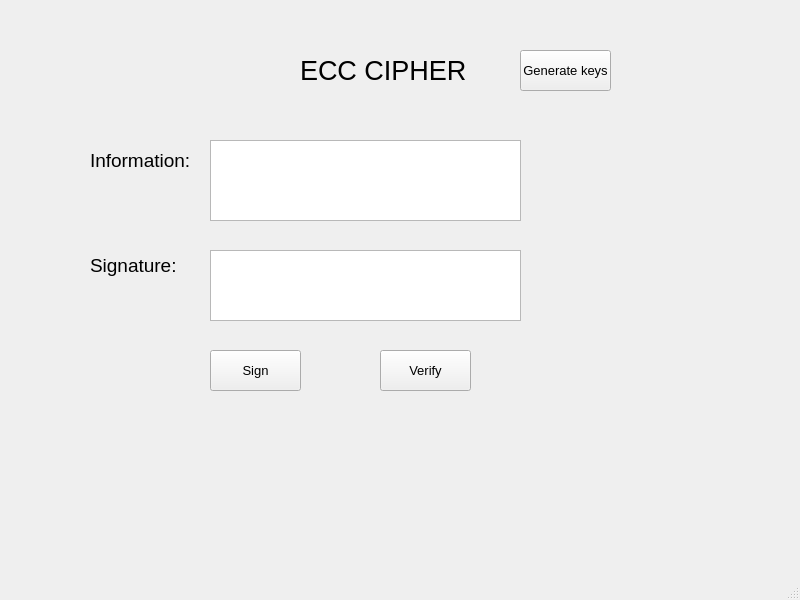
<?xml version="1.0" encoding="UTF-8"?>
<ui version="4.0">
 <class>MainWindow</class>
 <widget class="QMainWindow" name="MainWindow">
  <property name="geometry">
   <rect>
    <x>0</x>
    <y>0</y>
    <width>800</width>
    <height>600</height>
   </rect>
  </property>
  <property name="windowTitle">
   <string>MainWindow</string>
  </property>
  <widget class="QWidget" name="centralwidget">
   <widget class="QLabel" name="label">
    <property name="geometry">
     <rect>
      <x>300</x>
      <y>40</y>
      <width>171</width>
      <height>61</height>
     </rect>
    </property>
    <property name="font">
     <font>
      <pointsize>20</pointsize>
     </font>
    </property>
    <property name="text">
     <string>ECC CIPHER</string>
    </property>
   </widget>
   <widget class="QLabel" name="label_2">
    <property name="geometry">
     <rect>
      <x>90</x>
      <y>140</y>
      <width>111</width>
      <height>41</height>
     </rect>
    </property>
    <property name="font">
     <font>
      <pointsize>14</pointsize>
     </font>
    </property>
    <property name="text">
     <string>Information:</string>
    </property>
   </widget>
   <widget class="QLabel" name="label_3">
    <property name="geometry">
     <rect>
      <x>90</x>
      <y>250</y>
      <width>101</width>
      <height>31</height>
     </rect>
    </property>
    <property name="font">
     <font>
      <pointsize>14</pointsize>
     </font>
    </property>
    <property name="text">
     <string>Signature:</string>
    </property>
   </widget>
   <widget class="QTextEdit" name="txt_info">
    <property name="geometry">
     <rect>
      <x>210</x>
      <y>140</y>
      <width>311</width>
      <height>81</height>
     </rect>
    </property>
   </widget>
   <widget class="QTextEdit" name="txt_sign">
    <property name="geometry">
     <rect>
      <x>210</x>
      <y>250</y>
      <width>311</width>
      <height>71</height>
     </rect>
    </property>
   </widget>
   <widget class="QPushButton" name="btn_sign">
    <property name="geometry">
     <rect>
      <x>210</x>
      <y>350</y>
      <width>91</width>
      <height>41</height>
     </rect>
    </property>
    <property name="font">
     <font>
      <pointsize>10</pointsize>
     </font>
    </property>
    <property name="text">
     <string>Sign</string>
    </property>
   </widget>
   <widget class="QPushButton" name="btn_verify">
    <property name="geometry">
     <rect>
      <x>380</x>
      <y>350</y>
      <width>91</width>
      <height>41</height>
     </rect>
    </property>
    <property name="font">
     <font>
      <pointsize>10</pointsize>
     </font>
    </property>
    <property name="text">
     <string>Verify</string>
    </property>
   </widget>
   <widget class="QPushButton" name="btn_gen_keys">
    <property name="geometry">
     <rect>
      <x>520</x>
      <y>50</y>
      <width>91</width>
      <height>41</height>
     </rect>
    </property>
    <property name="font">
     <font>
      <pointsize>10</pointsize>
     </font>
    </property>
    <property name="text">
     <string>Generate keys</string>
    </property>
   </widget>
  </widget>
  <widget class="QMenuBar" name="menubar">
   <property name="geometry">
    <rect>
     <x>0</x>
     <y>0</y>
     <width>800</width>
     <height>21</height>
    </rect>
   </property>
  </widget>
  <widget class="QStatusBar" name="statusbar"/>
 </widget>
 <resources/>
 <connections/>
</ui>
